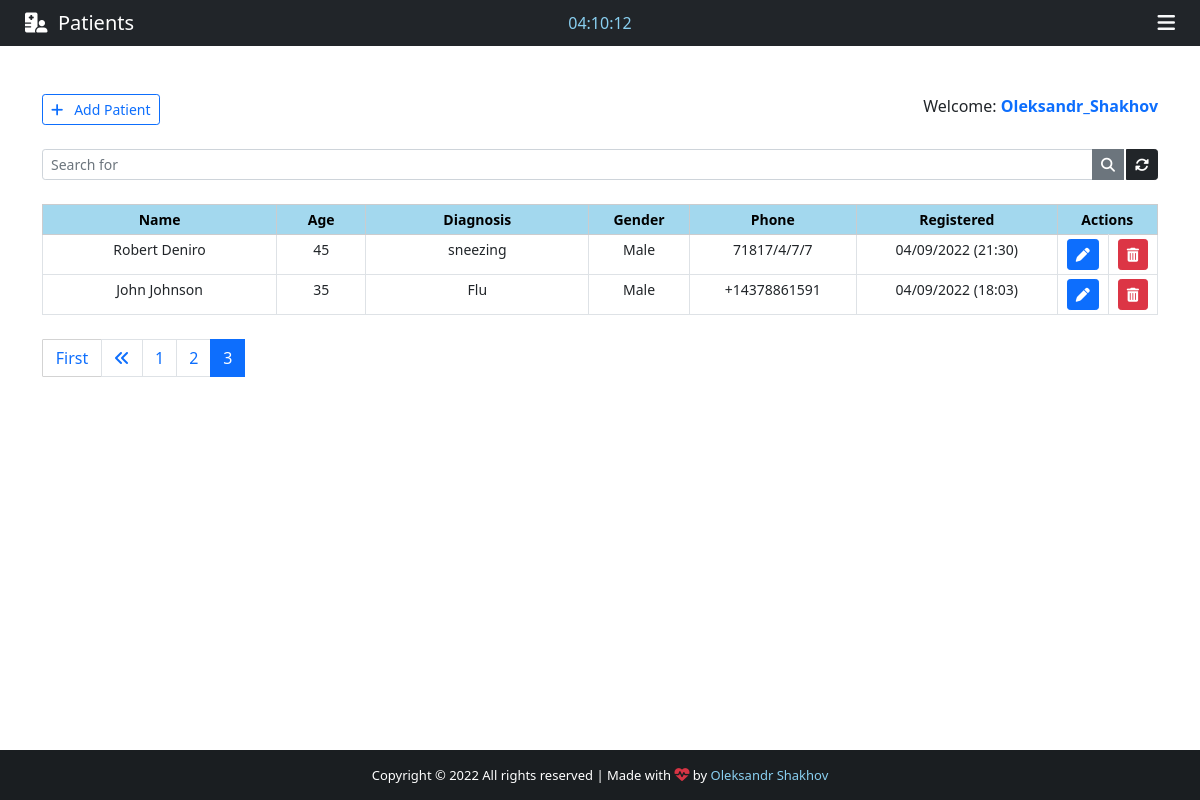
The page /backend/?page=3 (signed in) on the database its author committed.
### App/models.py (models this page shows, shortened)
class Patient(models.Model):
    GENDER = (
        ('Female', 'F'),
        ('Male', 'M'),
    )
    id = models.IntegerField(primary_key=True)
    name = models.CharField(max_length=100)
    phone = models.CharField(max_length=100)
    email = models.CharField(max_length=100)
    diagnosis = models.CharField(max_length=200)
    age = models.CharField(max_length=100)
    gender = models.CharField(max_length=100, null=True, choices=GENDER)
    note = models.TextField(blank=True)
    created_at = models.DateTimeField(auto_now_add=True)

### App/views.py (the view)
# urls.py: path('backend/',      views.backend,        name='backend'),
@cache_control(no_cache=True, must_revalidate=True,
               no_store=True)  # For Security
@login_required(login_url='login')
def backend(request):
    if 'q' in request.GET:
        q = request.GET['q']
        all_patient_list = Patient.objects.filter(
            Q(name__icontains=q) | Q(phone=q) | Q(email=q) | Q(
                diagnosis=q) | Q(age=q) | Q(gender=q) | Q(note=q)
        ).order_by('-created_at')
    else:
        all_patient_list = Patient.objects.all().order_by('-created_at')
    paginator = Paginator(all_patient_list, 10)
    page = request.GET.get('page')
    all_patient = paginator.get_page(page)
    total = Patient.objects.all().count()
    return render(request, 'backend.html', {'patients': all_patient, 'count': total})

### App/templates/backend.html (shortened to what this page needs)
{% extends 'base.html' %}
{% block navbar-content %}
<i class="fas fa-hospital-user"></i>&nbsp;&nbsp;Patients
{% endblock navbar-content %}
{% block time %}
<div class="col-sm">
	<center>
		<span style="color: #89cff0;" id="clock"></span>
	</center>
</div>
{% endblock time %}
{% block nav-btn %}
<div class="text-light" id="sidebar" data-bs-toggle="offcanvas" data-bs-target="#offcanvasRight" aria-controls="offcanvasRight">
	<i class="fas fa-bars"></i>
</div>
{% endblock nav-btn %}
{% block footer %} style="color: #89cff0; text-decoration: none;"{% endblock footer %}
{% block content %}
<div class="container">
	<br><br>
	<div class="d-flex justify-content-between">
		<a href="{% url 'add_patient' %}" class="btn btn-outline-primary btn-sm" id="Btn-add-desktop"><i class="fas fa-plus"></i>&nbsp;&nbsp; Add Patient</a>
		<span class="welcome">
			Welcome: <strong><span class="text-primary">{{ user.get_username }}</span></strong>
		</span>
	</div>
	<form>
		<div class="input-group input-group-sm mb-3 mt-4">
			<input name="q" type="text" class="form-control" placeholder="Search for" value="{{ request.GET.q }}">
			<button class="btn btn-secondary"><i class="fas fa-search"></i></button>
			<a href="{% url 'backend' %}" class="btn btn-dark" style="margin-left: 2px;" title="Refresh"><i class="fas fa-sync-alt"></i></a>
		</div>
	</form>
	<center>
		<table class="table table-bordered table-sm mt-4" style="text-align: center; font-size: 14px;">
			<thead class="table-secondary">
				<tr>
					<th style="width: 21%; background-color: #a3d8ee;">Name</th>
					<th style="width: 8%; background-color: #a3d8ee;">Age</th>
					<th style="width: 20%; background-color: #a3d8ee;">Diagnosis</th>
					<th style="width: 9%; background-color: #a3d8ee;">Gender</th>
					<th style="width: 15%; background-color: #a3d8ee;">Phone</th>
					<th style="width: 18%; background-color: #a3d8ee;">Registered</th>
					{% if request.user.is_superuser %}
					<th style="width: 9%; background-color: #a3d8ee;" colspan="2">Actions</th>
					{% else %}
					<th style="width: 9%; background-color: #a3d8ee;" colspan="2">Edit</th>
					{% endif %}
				</tr>
			</thead>
			{% for patient in patients %}
			<tr class="text-small" id="check-table">
				<td data-label="Name" id="top-table">{{ patient.name }}</td>
				<td data-label="Age" id="responsive-border">{{ patient.age }}</td>
				<td data-label="Diagnosis" id="responsive-border">{{ patient.diagnosis }}</td>
				<td data-label="Gender" id="responsive-border">{{ patient.gender }}</td>
				<td data-label="Phone" id="responsive-border">{{ patient.phone }}</td>
				<td data-label="Date" id="responsive-border">{{ patient.created_at | date:"m/d/Y (H:i)"}}</td>
				<td>
					<a class="btn btn-primary btn-sm btn-actions" href="/patient/{{ patient.id }}" title="Edit Patient">
						<i class="fas fa-pen"></i>
					</a>
				</td>
				{% if request.user.is_superuser %}
				<td>
					<a class="btn btn-danger btn-sm btn-actions" title="Delete Patient" data-bs-toggle="modal" data-bs-target="#deleteModal{{ patient.pk }}">
						<i class="fas fa-trash-alt"></i>
					</a>
				</td>
				{% endif %}
			</tr>
			{% endfor %}
		</table>
	</center>
	<nav class="mt-4" aria-label="Page navigation example" id="pagination">
		{% if patients.has_other_pages %}
		<ul class="pagination justify-content-left">
			{% if patients.has_previous %}
			<a href="?page=1" class="btn btn-outline-primary mb-4" id="first" style="width: 60px; border-radius: 1px; border: 1px solid #d3d3d3;">First</a>
			<li class="page-item"><a href="?page={{ patients.previous_page_number }}" class="page-link"><i class="fas fa-angle-double-left"></i></a></li>
			{% else %}
			<li class="page-item disabled"></li>
			{% endif %}
			{% for i in patients.paginator.page_range %}
			{% if patients.number == i %}
			<li class="page-item active"><span class="page-link">{{ i }}</span></li>
			{% else %}
			<li class="page-item"><a class="page-link" href="?page={{ i }}">{{ i }}</a></li>
			{% endif %}
			{% endfor %}
		</ul>
		{% endif %}
	</nav>
</div>
<br><br><br>
{% endblock %}

### App/static/css/style.css (style rules this page uses)
html, body { height: 100%; margin: 0; max-width: 100%; overflow: hidden; }
#sidebar, #front-nav-icon { float: right; margin-right: 25px; cursor: pointer; font-size: 20px; }

### rows shown on the page
Patient: name "Robert Deniro", age "45", diagnosis "sneezing", gender "Male", phone "71817/4/7/7", created_at "04/09/2022 (21:30)"
Patient: name "John Johnson", age "35", diagnosis "Flu", gender "Male", phone "+14378861591", created_at "04/09/2022 (18:03)"

### other values the page prints
{{ user.get_username }} "Oleksandr_Shakhov"
{{ i }} "1" "2"
{{ i }} "3"
